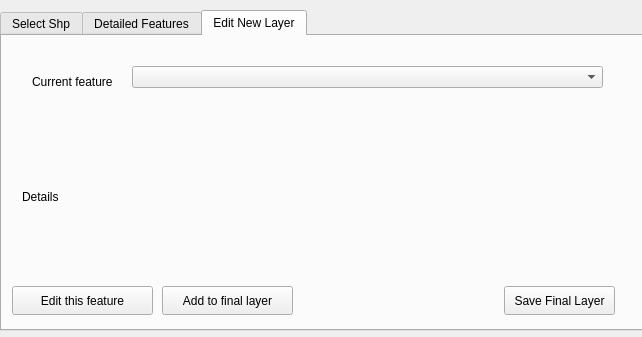
<?xml version="1.0" encoding="UTF-8"?>
<ui version="4.0">
 <class>ShpFileCorrectorDialogBase</class>
 <widget class="QDialog" name="ShpFileCorrectorDialogBase">
  <property name="geometry">
   <rect>
    <x>0</x>
    <y>0</y>
    <width>642</width>
    <height>337</height>
   </rect>
  </property>
  <property name="windowTitle">
   <string>ShpFileCorrector</string>
  </property>
  <widget class="QTabWidget" name="tabWidget">
   <property name="geometry">
    <rect>
     <x>0</x>
     <y>10</y>
     <width>661</width>
     <height>321</height>
    </rect>
   </property>
   <property name="currentIndex">
    <number>2</number>
   </property>
   <widget class="QWidget" name="tab">
    <attribute name="title">
     <string>Select Shp</string>
    </attribute>
    <widget class="QLabel" name="label">
     <property name="geometry">
      <rect>
       <x>30</x>
       <y>20</y>
       <width>101</width>
       <height>20</height>
      </rect>
     </property>
     <property name="text">
      <string>Select SHP file</string>
     </property>
    </widget>
    <widget class="QComboBox" name="comboBox">
     <property name="geometry">
      <rect>
       <x>170</x>
       <y>20</y>
       <width>241</width>
       <height>26</height>
      </rect>
     </property>
    </widget>
    <widget class="QPushButton" name="nextButton">
     <property name="geometry">
      <rect>
       <x>420</x>
       <y>150</y>
       <width>93</width>
       <height>29</height>
      </rect>
     </property>
     <property name="text">
      <string>Next</string>
     </property>
    </widget>
    <widget class="QLabel" name="label_3">
     <property name="geometry">
      <rect>
       <x>30</x>
       <y>80</y>
       <width>131</width>
       <height>20</height>
      </rect>
     </property>
     <property name="text">
      <string>Select final SHP file</string>
     </property>
    </widget>
    <widget class="QLineEdit" name="finalLoc">
     <property name="geometry">
      <rect>
       <x>170</x>
       <y>70</y>
       <width>241</width>
       <height>31</height>
      </rect>
     </property>
    </widget>
    <widget class="QPushButton" name="pushButton">
     <property name="geometry">
      <rect>
       <x>420</x>
       <y>70</y>
       <width>31</width>
       <height>29</height>
      </rect>
     </property>
     <property name="text">
      <string>...</string>
     </property>
    </widget>
   </widget>
   <widget class="QWidget" name="tab_2">
    <attribute name="title">
     <string>Detailed Features</string>
    </attribute>
    <widget class="QLabel" name="label_2">
     <property name="geometry">
      <rect>
       <x>20</x>
       <y>10</y>
       <width>111</width>
       <height>20</height>
      </rect>
     </property>
     <property name="text">
      <string>All features:</string>
     </property>
    </widget>
    <widget class="QComboBox" name="allFeatures">
     <property name="geometry">
      <rect>
       <x>130</x>
       <y>10</y>
       <width>351</width>
       <height>26</height>
      </rect>
     </property>
    </widget>
    <widget class="QPushButton" name="acceptButton">
     <property name="geometry">
      <rect>
       <x>170</x>
       <y>260</y>
       <width>131</width>
       <height>28</height>
      </rect>
     </property>
     <property name="text">
      <string>Add to New Layer</string>
     </property>
    </widget>
    <widget class="QPushButton" name="deleteButton">
     <property name="geometry">
      <rect>
       <x>20</x>
       <y>260</y>
       <width>131</width>
       <height>29</height>
      </rect>
     </property>
     <property name="text">
      <string>Delete this feature</string>
     </property>
    </widget>
    <widget class="QPushButton" name="editButton">
     <property name="geometry">
      <rect>
       <x>530</x>
       <y>260</y>
       <width>93</width>
       <height>29</height>
      </rect>
     </property>
     <property name="text">
      <string>Start Editing</string>
     </property>
    </widget>
    <widget class="QScrollArea" name="scrollArea">
     <property name="geometry">
      <rect>
       <x>29</x>
       <y>46</y>
       <width>581</width>
       <height>201</height>
      </rect>
     </property>
     <property name="widgetResizable">
      <bool>true</bool>
     </property>
     <widget class="QWidget" name="scrollAreaWidgetContents">
      <property name="geometry">
       <rect>
        <x>0</x>
        <y>0</y>
        <width>579</width>
        <height>199</height>
       </rect>
      </property>
      <widget class="QLabel" name="featureDetails">
       <property name="geometry">
        <rect>
         <x>0</x>
         <y>10</y>
         <width>561</width>
         <height>171</height>
        </rect>
       </property>
       <property name="layoutDirection">
        <enum>Qt::LeftToRight</enum>
       </property>
       <property name="autoFillBackground">
        <bool>true</bool>
       </property>
       <property name="text">
        <string>Details</string>
       </property>
       <property name="wordWrap">
        <bool>true</bool>
       </property>
      </widget>
      <widget class="QScrollBar" name="verticalScrollBar">
       <property name="geometry">
        <rect>
         <x>560</x>
         <y>10</y>
         <width>16</width>
         <height>160</height>
        </rect>
       </property>
       <property name="orientation">
        <enum>Qt::Vertical</enum>
       </property>
      </widget>
     </widget>
    </widget>
   </widget>
   <widget class="QWidget" name="tab_3">
    <attribute name="title">
     <string>Edit New Layer</string>
    </attribute>
    <widget class="QLabel" name="featureDetails_2">
     <property name="geometry">
      <rect>
       <x>20</x>
       <y>80</y>
       <width>581</width>
       <height>161</height>
      </rect>
     </property>
     <property name="text">
      <string>Details</string>
     </property>
    </widget>
    <widget class="QPushButton" name="addToFinal">
     <property name="geometry">
      <rect>
       <x>160</x>
       <y>250</y>
       <width>131</width>
       <height>29</height>
      </rect>
     </property>
     <property name="text">
      <string>Add to final layer</string>
     </property>
    </widget>
    <widget class="QPushButton" name="Edit">
     <property name="geometry">
      <rect>
       <x>10</x>
       <y>250</y>
       <width>141</width>
       <height>29</height>
      </rect>
     </property>
     <property name="text">
      <string>Edit this feature</string>
     </property>
    </widget>
    <widget class="QPushButton" name="Save">
     <property name="geometry">
      <rect>
       <x>502</x>
       <y>250</y>
       <width>111</width>
       <height>29</height>
      </rect>
     </property>
     <property name="text">
      <string>Save Final Layer</string>
     </property>
    </widget>
    <widget class="QLabel" name="label_4">
     <property name="geometry">
      <rect>
       <x>30</x>
       <y>30</y>
       <width>101</width>
       <height>31</height>
      </rect>
     </property>
     <property name="text">
      <string>Current feature</string>
     </property>
    </widget>
    <widget class="QComboBox" name="newFeatures">
     <property name="geometry">
      <rect>
       <x>130</x>
       <y>30</y>
       <width>471</width>
       <height>22</height>
      </rect>
     </property>
    </widget>
   </widget>
  </widget>
 </widget>
 <resources/>
 <connections/>
</ui>
